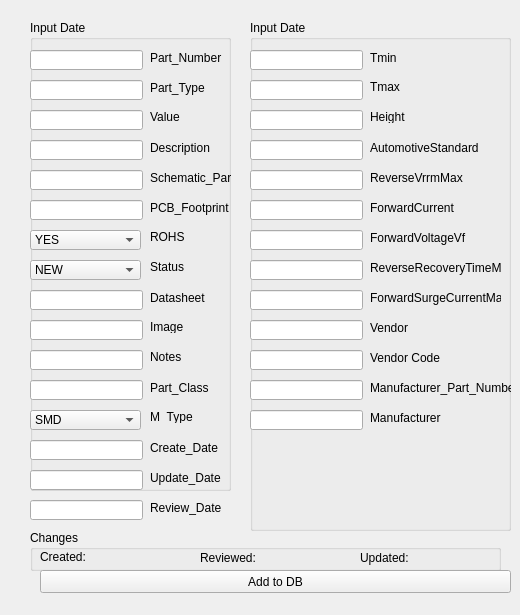
      <widget class="QWidget" name="tab_4">
       <attribute name="title">
        <string>Diode</string>
       </attribute>
       <widget class="QGroupBox" name="groupBox_13">
        <property name="geometry">
         <rect>
          <x>30</x>
          <y>20</y>
          <width>201</width>
          <height>471</height>
         </rect>
        </property>
        <property name="title">
         <string>Input Date</string>
        </property>
        <widget class="QLabel" name="label_133">
         <property name="geometry">
          <rect>
           <x>120</x>
           <y>60</y>
           <width>81</width>
           <height>16</height>
          </rect>
         </property>
         <property name="text">
          <string>Part_Type</string>
         </property>
        </widget>
        <widget class="QLabel" name="label_134">
         <property name="geometry">
          <rect>
           <x>120</x>
           <y>90</y>
           <width>47</width>
           <height>13</height>
          </rect>
         </property>
         <property name="text">
          <string>Value</string>
         </property>
        </widget>
        <widget class="QLabel" name="label_141">
         <property name="geometry">
          <rect>
           <x>120</x>
           <y>120</y>
           <width>81</width>
           <height>16</height>
          </rect>
         </property>
         <property name="text">
          <string>Description</string>
         </property>
        </widget>
        <widget class="QLabel" name="label_142">
         <property name="geometry">
          <rect>
           <x>120</x>
           <y>180</y>
           <width>81</width>
           <height>16</height>
          </rect>
         </property>
         <property name="text">
          <string>PCB_Footprint</string>
         </property>
        </widget>
        <widget class="QLabel" name="label_143">
         <property name="geometry">
          <rect>
           <x>120</x>
           <y>210</y>
           <width>47</width>
           <height>13</height>
          </rect>
         </property>
         <property name="text">
          <string>ROHS</string>
         </property>
        </widget>
        <widget class="QLabel" name="label_145">
         <property name="geometry">
          <rect>
           <x>120</x>
           <y>270</y>
           <width>81</width>
           <height>16</height>
          </rect>
         </property>
         <property name="text">
          <string>Datasheet</string>
         </property>
        </widget>
        <widget class="QLabel" name="label_146">
         <property name="geometry">
          <rect>
           <x>120</x>
           <y>300</y>
           <width>47</width>
           <height>13</height>
          </rect>
         </property>
         <property name="text">
          <string>Image</string>
         </property>
        </widget>
        <widget class="QLabel" name="label_147">
         <property name="geometry">
          <rect>
           <x>120</x>
           <y>330</y>
           <width>47</width>
           <height>13</height>
          </rect>
         </property>
         <property name="text">
          <string>Notes</string>
         </property>
        </widget>
        <widget class="QLabel" name="label_148">
         <property name="geometry">
          <rect>
           <x>120</x>
           <y>360</y>
           <width>81</width>
           <height>16</height>
          </rect>
         </property>
         <property name="text">
          <string>Part_Class</string>
         </property>
        </widget>
        <widget class="QLabel" name="label_149">
         <property name="geometry">
          <rect>
           <x>120</x>
           <y>420</y>
           <width>81</width>
           <height>16</height>
          </rect>
         </property>
         <property name="text">
          <string>Create_Date</string>
         </property>
        </widget>
        <widget class="QLabel" name="label_151">
         <property name="geometry">
          <rect>
           <x>120</x>
           <y>450</y>
           <width>81</width>
           <height>16</height>
          </rect>
         </property>
         <property name="text">
          <string>Update_Date</string>
         </property>
        </widget>
        <widget class="QLabel" name="label_152">
         <property name="geometry">
          <rect>
           <x>120</x>
           <y>390</y>
           <width>47</width>
           <height>13</height>
          </rect>
         </property>
         <property name="text">
          <string>M_Type</string>
         </property>
        </widget>
        <widget class="QLineEdit" name="lineEdit_115">
         <property name="geometry">
          <rect>
           <x>0</x>
           <y>60</y>
           <width>113</width>
           <height>20</height>
          </rect>
         </property>
        </widget>
        <widget class="QLineEdit" name="lineEdit_116">
         <property name="geometry">
          <rect>
           <x>0</x>
           <y>90</y>
           <width>113</width>
           <height>20</height>
          </rect>
         </property>
        </widget>
        <widget class="QLineEdit" name="lineEdit_117">
         <property name="geometry">
          <rect>
           <x>0</x>
           <y>120</y>
           <width>113</width>
           <height>20</height>
          </rect>
         </property>
        </widget>
        <widget class="QLineEdit" name="lineEdit_118">
         <property name="geometry">
          <rect>
           <x>0</x>
           <y>150</y>
           <width>113</width>
           <height>20</height>
          </rect>
         </property>
        </widget>
        <widget class="QLineEdit" name="lineEdit_119">
         <property name="geometry">
          <rect>
           <x>0</x>
           <y>180</y>
           <width>113</width>
           <height>20</height>
          </rect>
         </property>
        </widget>
        <widget class="QLineEdit" name="lineEdit_121">
         <property name="geometry">
          <rect>
           <x>0</x>
           <y>30</y>
           <width>113</width>
           <height>20</height>
          </rect>
         </property>
        </widget>
        <widget class="QLineEdit" name="lineEdit_122">
         <property name="geometry">
          <rect>
           <x>0</x>
           <y>270</y>
           <width>113</width>
           <height>20</height>
          </rect>
         </property>
        </widget>
        <widget class="QLineEdit" name="lineEdit_123">
         <property name="geometry">
          <rect>
           <x>0</x>
           <y>300</y>
           <width>113</width>
           <height>20</height>
          </rect>
         </property>
        </widget>
        <widget class="QLineEdit" name="lineEdit_124">
         <property name="geometry">
          <rect>
           <x>0</x>
           <y>330</y>
           <width>113</width>
           <height>20</height>
          </rect>
         </property>
        </widget>
        <widget class="QLineEdit" name="lineEdit_125">
         <property name="geometry">
          <rect>
           <x>0</x>
           <y>360</y>
           <width>113</width>
           <height>20</height>
          </rect>
         </property>
        </widget>
        <widget class="QLineEdit" name="lineEdit_126">
         <property name="geometry">
          <rect>
           <x>0</x>
           <y>420</y>
           <width>113</width>
           <height>20</height>
          </rect>
         </property>
        </widget>
        <widget class="QLineEdit" name="lineEdit_128">
         <property name="geometry">
          <rect>
           <x>0</x>
           <y>450</y>
           <width>113</width>
           <height>20</height>
          </rect>
         </property>
        </widget>
        <widget class="QLabel" name="label_153">
         <property name="geometry">
          <rect>
           <x>120</x>
           <y>150</y>
           <width>81</width>
           <height>16</height>
          </rect>
         </property>
         <property name="text">
          <string>Schematic_Part</string>
         </property>
        </widget>
        <widget class="QLabel" name="label_132">
         <property name="geometry">
          <rect>
           <x>120</x>
           <y>30</y>
           <width>91</width>
           <height>16</height>
          </rect>
         </property>
         <property name="text">
          <string>Part_Number</string>
         </property>
        </widget>
        <widget class="QComboBox" name="boxStatus_17">
         <property name="enabled">
          <bool>true</bool>
         </property>
         <property name="geometry">
          <rect>
           <x>0</x>
           <y>210</y>
           <width>111</width>
           <height>20</height>
          </rect>
         </property>
         <property name="toolTip">
          <string>&lt;html&gt;&lt;head/&gt;&lt;body&gt;&lt;p&gt;Component's status&lt;/p&gt;&lt;p&gt;&lt;span style=&quot; font-style:italic;&quot;&gt;Status can be changed by CIS administrator only&lt;/span&gt;&lt;/p&gt;&lt;/body&gt;&lt;/html&gt;</string>
         </property>
         <item>
          <property name="text">
           <string>YES</string>
          </property>
         </item>
         <item>
          <property name="text">
           <string>YES-EX</string>
          </property>
         </item>
         <item>
          <property name="text">
           <string>NO</string>
          </property>
         </item>
        </widget>
        <widget class="QComboBox" name="boxStatus_18">
         <property name="enabled">
          <bool>true</bool>
         </property>
         <property name="geometry">
          <rect>
           <x>0</x>
           <y>390</y>
           <width>111</width>
           <height>20</height>
          </rect>
         </property>
         <property name="toolTip">
          <string>&lt;html&gt;&lt;head/&gt;&lt;body&gt;&lt;p&gt;Component's status&lt;/p&gt;&lt;p&gt;&lt;span style=&quot; font-style:italic;&quot;&gt;Status can be changed by CIS administrator only&lt;/span&gt;&lt;/p&gt;&lt;/body&gt;&lt;/html&gt;</string>
         </property>
         <item>
          <property name="text">
           <string>SMD</string>
          </property>
         </item>
         <item>
          <property name="text">
           <string>LEADED</string>
          </property>
         </item>
        </widget>
        <widget class="QComboBox" name="boxStatus_5">
         <property name="enabled">
          <bool>true</bool>
         </property>
         <property name="geometry">
          <rect>
           <x>0</x>
           <y>240</y>
           <width>111</width>
           <height>20</height>
          </rect>
         </property>
         <property name="toolTip">
          <string>&lt;html&gt;&lt;head/&gt;&lt;body&gt;&lt;p&gt;Component's status&lt;/p&gt;&lt;p&gt;&lt;span style=&quot; font-style:italic;&quot;&gt;Status can be changed by CIS administrator only&lt;/span&gt;&lt;/p&gt;&lt;/body&gt;&lt;/html&gt;</string>
         </property>
         <item>
          <property name="text">
           <string>NEW</string>
          </property>
         </item>
         <item>
          <property name="text">
           <string>CHECKED</string>
          </property>
         </item>
         <item>
          <property name="text">
           <string>TESTED</string>
          </property>
         </item>
         <item>
          <property name="text">
           <string>FAULTY</string>
          </property>
         </item>
         <item>
          <property name="text">
           <string>OBSOLETE</string>
          </property>
         </item>
         <item>
          <property name="text">
           <string>DRAFT</string>
          </property>
         </item>
         <item>
          <property name="text">
           <string>EMPTY</string>
          </property>
         </item>
         <item>
          <property name="text">
           <string>EXTERNAL</string>
          </property>
         </item>
        </widget>
        <widget class="QLabel" name="label_144">
         <property name="geometry">
          <rect>
           <x>120</x>
           <y>240</y>
           <width>47</width>
           <height>13</height>
          </rect>
         </property>
         <property name="text">
          <string>Status</string>
         </property>
        </widget>
       </widget>
       <widget class="QGroupBox" name="groupBox_14">
        <property name="geometry">
         <rect>
          <x>250</x>
          <y>20</y>
          <width>261</width>
          <height>511</height>
         </rect>
        </property>
        <property name="title">
         <string>Input Date</string>
        </property>
        <widget class="QLabel" name="label_154">
         <property name="geometry">
          <rect>
           <x>120</x>
           <y>30</y>
           <width>71</width>
           <height>16</height>
          </rect>
         </property>
         <property name="text">
          <string>Tmin</string>
         </property>
        </widget>
        <widget class="QLabel" name="label_155">
         <property name="geometry">
          <rect>
           <x>120</x>
           <y>60</y>
           <width>47</width>
           <height>13</height>
          </rect>
         </property>
         <property name="text">
          <string>Tmax</string>
         </property>
        </widget>
        <widget class="QLabel" name="label_156">
         <property name="geometry">
          <rect>
           <x>120</x>
           <y>90</y>
           <width>47</width>
           <height>13</height>
          </rect>
         </property>
         <property name="text">
          <string>Height</string>
         </property>
        </widget>
        <widget class="QLabel" name="label_157">
         <property name="geometry">
          <rect>
           <x>120</x>
           <y>120</y>
           <width>111</width>
           <height>16</height>
          </rect>
         </property>
         <property name="text">
          <string>AutomotiveStandard</string>
         </property>
        </widget>
        <widget class="QLabel" name="label_158">
         <property name="geometry">
          <rect>
           <x>120</x>
           <y>150</y>
           <width>131</width>
           <height>16</height>
          </rect>
         </property>
         <property name="text">
          <string>ReverseVrrmMax</string>
         </property>
        </widget>
        <widget class="QLabel" name="label_159">
         <property name="geometry">
          <rect>
           <x>120</x>
           <y>180</y>
           <width>111</width>
           <height>16</height>
          </rect>
         </property>
         <property name="text">
          <string>ForwardCurrent</string>
         </property>
        </widget>
        <widget class="QLabel" name="label_160">
         <property name="geometry">
          <rect>
           <x>120</x>
           <y>210</y>
           <width>111</width>
           <height>16</height>
          </rect>
         </property>
         <property name="text">
          <string>ForwardVoltageVf</string>
         </property>
        </widget>
        <widget class="QLabel" name="label_161">
         <property name="geometry">
          <rect>
           <x>120</x>
           <y>240</y>
           <width>131</width>
           <height>16</height>
          </rect>
         </property>
         <property name="text">
          <string>ReverseRecoveryTimeMax</string>
         </property>
        </widget>
        <widget class="QLabel" name="label_162">
         <property name="geometry">
          <rect>
           <x>120</x>
           <y>270</y>
           <width>131</width>
           <height>16</height>
          </rect>
         </property>
         <property name="text">
          <string>ForwardSurgeCurrentMax</string>
         </property>
        </widget>
        <widget class="QLineEdit" name="lineEdit_130">
         <property name="geometry">
          <rect>
           <x>0</x>
           <y>30</y>
           <width>113</width>
           <height>20</height>
          </rect>
         </property>
        </widget>
        <widget class="QLineEdit" name="lineEdit_131">
         <property name="geometry">
          <rect>
           <x>0</x>
           <y>60</y>
           <width>113</width>
           <height>20</height>
          </rect>
         </property>
        </widget>
        <widget class="QLineEdit" name="lineEdit_132">
         <property name="geometry">
          <rect>
           <x>0</x>
           <y>90</y>
           <width>113</width>
           <height>20</height>
          </rect>
         </property>
        </widget>
        <widget class="QLineEdit" name="lineEdit_133">
         <property name="geometry">
          <rect>
           <x>0</x>
           <y>120</y>
           <width>113</width>
           <height>20</height>
          </rect>
         </property>
        </widget>
        <widget class="QLineEdit" name="lineEdit_134">
         <property name="geometry">
          <rect>
           <x>0</x>
           <y>150</y>
           <width>113</width>
           <height>20</height>
          </rect>
         </property>
        </widget>
        <widget class="QLineEdit" name="lineEdit_135">
         <property name="geometry">
          <rect>
           <x>0</x>
           <y>180</y>
           <width>113</width>
           <height>20</height>
          </rect>
         </property>
        </widget>
        <widget class="QLineEdit" name="lineEdit_136">
         <property name="geometry">
          <rect>
           <x>0</x>
           <y>210</y>
           <width>113</width>
           <height>20</height>
          </rect>
         </property>
        </widget>
        <widget class="QLineEdit" name="lineEdit_137">
         <property name="geometry">
          <rect>
           <x>0</x>
           <y>240</y>
           <width>113</width>
           <height>20</height>
          </rect>
         </property>
        </widget>
        <widget class="QLineEdit" name="lineEdit_138">
         <property name="geometry">
          <rect>
           <x>0</x>
           <y>270</y>
           <width>113</width>
           <height>20</height>
          </rect>
         </property>
        </widget>
        <widget class="QLineEdit" name="lineEdit_139">
         <property name="geometry">
          <rect>
           <x>0</x>
           <y>300</y>
           <width>113</width>
           <height>20</height>
          </rect>
         </property>
        </widget>
        <widget class="QLineEdit" name="lineEdit_145">
         <property name="geometry">
          <rect>
           <x>0</x>
           <y>330</y>
           <width>113</width>
           <height>20</height>
          </rect>
         </property>
        </widget>
        <widget class="QLabel" name="label_283">
         <property name="geometry">
          <rect>
           <x>120</x>
           <y>300</y>
           <width>131</width>
           <height>16</height>
          </rect>
         </property>
         <property name="text">
          <string>Vendor</string>
         </property>
        </widget>
        <widget class="QLabel" name="label_284">
         <property name="geometry">
          <rect>
           <x>120</x>
           <y>330</y>
           <width>131</width>
           <height>16</height>
          </rect>
         </property>
         <property name="text">
          <string>Vendor Code</string>
         </property>
        </widget>
        <widget class="QLabel" name="label_300">
         <property name="geometry">
          <rect>
           <x>120</x>
           <y>360</y>
           <width>151</width>
           <height>16</height>
          </rect>
         </property>
         <property name="text">
          <string>Manufacturer_Part_Number</string>
         </property>
        </widget>
        <widget class="QLineEdit" name="lineEdit_220">
         <property name="geometry">
          <rect>
           <x>0</x>
           <y>390</y>
           <width>113</width>
           <height>20</height>
          </rect>
         </property>
        </widget>
        <widget class="QLineEdit" name="lineEdit_221">
         <property name="geometry">
          <rect>
           <x>0</x>
           <y>360</y>
           <width>113</width>
           <height>20</height>
          </rect>
         </property>
        </widget>
        <widget class="QLabel" name="label_301">
         <property name="geometry">
          <rect>
           <x>120</x>
           <y>390</y>
           <width>131</width>
           <height>16</height>
          </rect>
         </property>
         <property name="text">
          <string>Manufacturer</string>
         </property>
        </widget>
       </widget>
       <widget class="QGroupBox" name="groupBox_15">
        <property name="geometry">
         <rect>
          <x>30</x>
          <y>530</y>
          <width>471</width>
          <height>41</height>
         </rect>
        </property>
        <property name="title">
         <string>Changes</string>
        </property>
        <widget class="QLabel" name="label_170">
         <property name="geometry">
          <rect>
           <x>10</x>
           <y>20</y>
           <width>47</width>
           <height>13</height>
          </rect>
         </property>
         <property name="text">
          <string>Created:</string>
         </property>
        </widget>
        <widget class="QLabel" name="label_171">
         <property name="geometry">
          <rect>
           <x>60</x>
           <y>20</y>
           <width>101</width>
           <height>16</height>
          </rect>
         </property>
         <property name="text">
          <string/>
         </property>
        </widget>
        <widget class="QLabel" name="label_172">
         <property name="geometry">
          <rect>
           <x>170</x>
           <y>20</y>
           <width>61</width>
           <height>16</height>
          </rect>
         </property>
         <property name="text">
          <string>Reviewed:</string>
         </property>
        </widget>
        <widget class="QLabel" name="label_173">
         <property name="geometry">
          <rect>
           <x>230</x>
           <y>20</y>
           <width>101</width>
           <height>16</height>
          </rect>
         </property>
         <property name="text">
          <string/>
         </property>
        </widget>
        <widget class="QLabel" name="label_174">
         <property name="geometry">
          <rect>
           <x>330</x>
           <y>20</y>
           <width>61</width>
           <height>16</height>
          </rect>
         </property>
         <property name="text">
          <string>Updated:</string>
         </property>
        </widget>
        <widget class="QLabel" name="label_175">
         <property name="geometry">
          <rect>
           <x>380</x>
           <y>20</y>
           <width>91</width>
           <height>16</height>
          </rect>
         </property>
         <property name="text">
          <string/>
         </property>
        </widget>
       </widget>
       <widget class="QPushButton" name="pushButton_5">
        <property name="geometry">
         <rect>
          <x>40</x>
          <y>570</y>
          <width>471</width>
          <height>23</height>
         </rect>
        </property>
        <property name="text">
         <string>Add to DB</string>
        </property>
       </widget>
       <widget class="QLabel" name="label_181">
        <property name="geometry">
         <rect>
          <x>40</x>
          <y>590</y>
          <width>471</width>
          <height>16</height>
         </rect>
        </property>
        <property name="text">
         <string/>
        </property>
       </widget>
       <widget class="QLineEdit" name="lineEdit_127">
        <property name="geometry">
         <rect>
          <x>30</x>
          <y>500</y>
          <width>113</width>
          <height>20</height>
         </rect>
        </property>
       </widget>
       <widget class="QLabel" name="label_150">
        <property name="geometry">
         <rect>
          <x>150</x>
          <y>500</y>
          <width>81</width>
          <height>16</height>
         </rect>
        </property>
        <property name="text">
         <string>Review_Date</string>
        </property>
       </widget>
      </widget>
